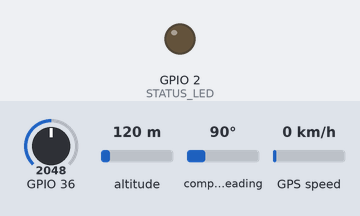
Bench run of a sketch on a simulated ESP32. Parts: output pins drawn as LEDs (lit = HIGH). The test bench sets the inputs (shaded band); at power-on: GPIO 36 = 2048, altitude 120 m, compass heading 90°, GPS speed 0 km/h. WiFi joins after 1.5 s; servers stay silent unless stated; uploads are accepted with an empty reply; the local clock reads 2024-03-15 10:24:30 at power-on unless the sketch sets it; random numbers use the default seed unless the sketch sets one; the GPS gets a fix after 3 s at 37.7749, -122.4194 with 8 satellites; what the sketch prints to the serial monitor is not drawn.

Above: at 0.1 s.
At 1.6 s:
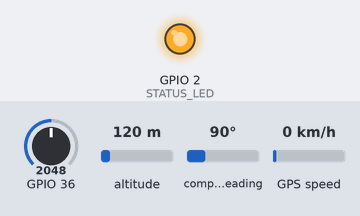
Timing chart, 0 to 3.1 s (numbered marks = the images above):
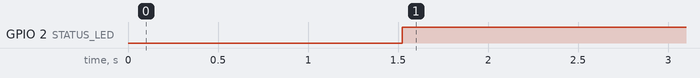

Measured:
- by itself, GPIO 2 (STATUS_LED): LOW → HIGH at 1.5 s

The sketch:

esp32-speedguard.ino
```cpp
/*
 * SpeedGuard IoT Device - ESP32 with GPS Module
 * Smart Traffic Violation Monitoring System
 *
 * Hardware Requirements:
 * - ESP32 Development Board
 * - GPS Module (NEO-6M or NEO-8M)
 * - Optional: SD Card Module for local logging
 *
 * Connections:
 * GPS Module:
 * - VCC -> 3.3V
 * - GND -> GND
 * - TX -> GPIO 16 (RX2)
 * - RX -> GPIO 17 (TX2)
 *
 * Author: SpeedGuard Research Team
 * Version: 1.0
 * Date: 2024
 */

#include <WiFi.h>
#include <HTTPClient.h>
#include <ArduinoJson.h>
#include <SoftwareSerial.h>
#include <TinyGPS++.h>
#include <time.h>

// Device Configuration
const char* DEVICE_ID = "ESP32_SG001"; // Unique device identifier
const char* FIRMWARE_VERSION = "1.0.0";

// WiFi Configuration
const char* WIFI_SSID = "YOUR_WIFI_SSID";
const char* WIFI_PASSWORD = "YOUR_WIFI_PASSWORD";

// Server Configuration
const char* SERVER_URL = "https://speedguard-gz70.onrender.com";
const char* IOT_ENDPOINT = "/api/iot/data";
const char* HEARTBEAT_ENDPOINT = "/api/iot/heartbeat";

// GPS Configuration
#define GPS_RX_PIN 16
#define GPS_TX_PIN 17
#define GPS_BAUD 9600

// Timing Configuration
const unsigned long DATA_SEND_INTERVAL = 5000;  // 5 seconds
const unsigned long HEARTBEAT_INTERVAL = 30000; // 30 seconds
const unsigned long GPS_TIMEOUT = 10000;        // 10 seconds

// Status LED
#define STATUS_LED 2

// Global Objects
SoftwareSerial gpsSerial(GPS_RX_PIN, GPS_TX_PIN);
TinyGPSPlus gps;
WiFiClient wifiClient;

// Global Variables
unsigned long lastDataSend = 0;
unsigned long lastHeartbeat = 0;
bool wifiConnected = false;
bool gpsConnected = false;
int dataTransmissionErrors = 0;

// GPS Data Structure
struct GPSData {
  double latitude;
  double longitude;
  double speed;
  double altitude;
  int satellites;
  bool isValid;
  String timestamp;
};

void setup() {
  Serial.begin(115200);
  Serial.println("\n=== SpeedGuard IoT Device Starting ===");
  Serial.println("Device ID: " + String(DEVICE_ID));
  Serial.println("Firmware: " + String(FIRMWARE_VERSION));

  // Initialize LED
  pinMode(STATUS_LED, OUTPUT);
  digitalWrite(STATUS_LED, LOW);

  // Initialize GPS
  gpsSerial.begin(GPS_BAUD);
  Serial.println("GPS Module initialized");

  // Connect to WiFi
  connectToWiFi();

  // Configure time
  configTime(19800, 0, "pool.ntp.org"); // UTC+5:30 for Sri Lanka

  Serial.println("=== Setup Complete ===\n");
}

void loop() {
  // Update GPS data
  updateGPS();

  // Check WiFi connection
  if (WiFi.status() != WL_CONNECTED) {
    wifiConnected = false;
    digitalWrite(STATUS_LED, LOW);
    connectToWiFi();
  } else {
    wifiConnected = true;
    digitalWrite(STATUS_LED, HIGH);
  }

  // Send data at regular intervals
  if (millis() - lastDataSend >= DATA_SEND_INTERVAL) {
    if (wifiConnected && gpsConnected) {
      GPSData gpsData = getCurrentGPSData();
      if (gpsData.isValid) {
        sendIoTData(gpsData);
      }
    }
    lastDataSend = millis();
  }

  // Send heartbeat
  if (millis() - lastHeartbeat >= HEARTBEAT_INTERVAL) {
    if (wifiConnected) {
      sendHeartbeat();
    }
    lastHeartbeat = millis();
  }

  // Status reporting
  static unsigned long lastStatusReport = 0;
  if (millis() - lastStatusReport >= 10000) { // Every 10 seconds
    printStatus();
    lastStatusReport = millis();
  }

  delay(100);
}

void connectToWiFi() {
  Serial.print("Connecting to WiFi: " + String(WIFI_SSID));
  WiFi.begin(WIFI_SSID, WIFI_PASSWORD);

  int attempts = 0;
  while (WiFi.status() != WL_CONNECTED && attempts < 20) {
    delay(500);
    Serial.print(".");
    attempts++;
  }

  if (WiFi.status() == WL_CONNECTED) {
    wifiConnected = true;
    Serial.println("\nWiFi Connected!");
    Serial.println("IP Address: " + WiFi.localIP().toString());
    Serial.println("Signal Strength: " + String(WiFi.RSSI()) + " dBm");
  } else {
    wifiConnected = false;
    Serial.println("\nWiFi Connection Failed!");
  }
}

void updateGPS() {
  while (gpsSerial.available() > 0) {
    if (gps.encode(gpsSerial.read())) {
      if (gps.location.isValid() && gps.speed.isValid()) {
        gpsConnected = true;
      }
    }
  }

  // Check GPS timeout
  if (millis() > 5000 && gps.charsProcessed() < 10) {
    gpsConnected = false;
  }
}

GPSData getCurrentGPSData() {
  GPSData data;

  if (gps.location.isValid() && gps.speed.isValid()) {
    data.latitude = gps.location.lat();
    data.longitude = gps.location.lng();
    data.speed = gps.speed.kmph(); // Speed in km/h
    data.altitude = gps.altitude.meters();
    data.satellites = gps.satellites.value();
    data.isValid = true;
    data.timestamp = getCurrentTimestamp();
  } else {
    data.isValid = false;
  }

  return data;
}

String getCurrentTimestamp() {
  struct tm timeinfo;
  if (!getLocalTime(&timeinfo)) {
    return "1970-01-01T00:00:00Z"; // Fallback timestamp
  }

  char timestamp[30];
  strftime(timestamp, sizeof(timestamp), "%Y-%m-%dT%H:%M:%SZ", &timeinfo);
  return String(timestamp);
}

void sendIoTData(GPSData gpsData) {
  if (!wifiConnected) {
    Serial.println("❌ Cannot send data - WiFi not connected");
    return;
  }

  HTTPClient http;
  http.begin(String(SERVER_URL) + String(IOT_ENDPOINT));
  http.addHeader("Content-Type", "application/json");

  // Create JSON payload
  DynamicJsonDocument doc(1024);
  doc["deviceId"] = DEVICE_ID;
  doc["speed"] = gpsData.speed;
  doc["latitude"] = gpsData.latitude;
  doc["longitude"] = gpsData.longitude;
  doc["timestamp"] = gpsData.timestamp;
  doc["altitude"] = gpsData.altitude;
  doc["satellites"] = gpsData.satellites;
  doc["batteryLevel"] = getBatteryLevel();
  doc["temperature"] = getTemperature();
  doc["signalStrength"] = WiFi.RSSI();

  String jsonString;
  serializeJson(doc, jsonString);

  Serial.println("📡 Sending IoT Data:");
  Serial.println("   Speed: " + String(gpsData.speed) + " km/h");
  Serial.println("   Location: " + String(gpsData.latitude, 6) + ", " + String(gpsData.longitude, 6));
  Serial.println("   Satellites: " + String(gpsData.satellites));

  int httpResponseCode = http.POST(jsonString);

  if (httpResponseCode > 0) {
    String response = http.getString();
    Serial.println("✅ Server Response (" + String(httpResponseCode) + "):");

    // Parse response
    DynamicJsonDocument responseDoc(2048);
    deserializeJson(responseDoc, response);

    if (responseDoc["success"]) {
      Serial.println("   Status: SUCCESS");
      if (responseDoc["data"]["isViolation"]) {
        Serial.println("   🚨 VIOLATION DETECTED!");
        Serial.println("   Vehicle: " + String(responseDoc["data"]["vehicleNumber"].as<String>()));
        Serial.println("   Speed Limit: " + String(responseDoc["data"]["speedLimit"].as<int>()) + " km/h");
        Serial.println("   Severity: " + String(responseDoc["data"]["severity"].as<String>()));

        // Flash LED for violation
        flashLED(5, 200);
      }
      dataTransmissionErrors = 0; // Reset error counter
    } else {
      Serial.println("   Status: ERROR");
      Serial.println("   Message: " + String(responseDoc["message"].as<String>()));
      dataTransmissionErrors++;
    }
  } else {
    Serial.println("❌ HTTP Error: " + String(httpResponseCode));
    dataTransmissionErrors++;
  }

  http.end();
}

void sendHeartbeat() {
  if (!wifiConnected) return;

  HTTPClient http;
  http.begin(String(SERVER_URL) + String(HEARTBEAT_ENDPOINT));
  http.addHeader("Content-Type", "application/json");

  DynamicJsonDocument doc(512);
  doc["deviceId"] = DEVICE_ID;
  doc["timestamp"] = getCurrentTimestamp();
  doc["status"] = "online";
  doc["firmwareVersion"] = FIRMWARE_VERSION;
  doc["batteryLevel"] = getBatteryLevel();
  doc["temperature"] = getTemperature();
  doc["signalStrength"] = WiFi.RSSI();
  doc["freeHeap"] = ESP.getFreeHeap();

  String jsonString;
  serializeJson(doc, jsonString);

  int httpResponseCode = http.POST(jsonString);

  if (httpResponseCode == 200) {
    Serial.println("💓 Heartbeat sent successfully");
  } else {
    Serial.println("❌ Heartbeat failed: " + String(httpResponseCode));
  }

  http.end();
}

void printStatus() {
  Serial.println("\n=== Device Status ===");
  Serial.println("Device ID: " + String(DEVICE_ID));
  Serial.println("WiFi: " + String(wifiConnected ? "Connected" : "Disconnected"));
  if (wifiConnected) {
    Serial.println("Signal: " + String(WiFi.RSSI()) + " dBm");
    Serial.println("IP: " + WiFi.localIP().toString());
  }
  Serial.println("GPS: " + String(gpsConnected ? "Connected" : "Disconnected"));
  if (gpsConnected) {
    Serial.println("Satellites: " + String(gps.satellites.value()));
    Serial.println("Location: " + String(gps.location.lat(), 6) + ", " + String(gps.location.lng(), 6));
    Serial.println("Speed: " + String(gps.speed.kmph()) + " km/h");
  }
  Serial.println("Uptime: " + String(millis() / 1000) + " seconds");
  Serial.println("Free Heap: " + String(ESP.getFreeHeap()) + " bytes");
  Serial.println("Transmission Errors: " + String(dataTransmissionErrors));
  Serial.println("====================\n");
}

float getBatteryLevel() {
  // Read battery voltage (if connected to analog pin)
  // This is a placeholder - implement based on your hardware
  int analogValue = analogRead(A0);
  float voltage = (analogValue / 4095.0) * 3.3;
  float batteryPercentage = ((voltage - 3.0) / (4.2 - 3.0)) * 100;
  return constrain(batteryPercentage, 0, 100);
}

float getTemperature() {
  // Read internal temperature sensor
  // This is a placeholder - ESP32 internal temp sensor is not very accurate
  return 25.0 + (random(-5, 5)); // Simulated temperature
}

void flashLED(int times, int delayMs) {
  for (int i = 0; i < times; i++) {
    digitalWrite(STATUS_LED, HIGH);
    delay(delayMs);
    digitalWrite(STATUS_LED, LOW);
    delay(delayMs);
  }
}

/*
 * Installation Instructions:
 *
 * 1. Install Required Libraries:
 *    - ArduinoJson (by Benoit Blanchon)
 *    - TinyGPS++ (by Mikal Hart)
 *    - ESP32 Board Package
 *
 * 2. Hardware Setup:
 *    - Connect GPS module as per pin configuration above
 *    - Ensure stable power supply (3.3V/5V)
 *    - Mount securely in vehicle
 *
 * 3. Configuration:
 *    - Update DEVICE_ID with unique identifier
 *    - Set WiFi credentials
 *    - Verify server URL
 *
 * 4. Testing:
 *    - Upload code to ESP32
 *    - Monitor serial output for GPS lock
 *    - Verify data transmission to server
 *    - Test violation detection
 *
 * 5. Deployment:
 *    - Install in vehicle dashboard
 *    - Ensure GPS antenna has clear sky view
 *    - Configure mobile hotspot or vehicle WiFi
 *    - Register device in admin panel
 *    - Assign to vehicle in system
 */
```
